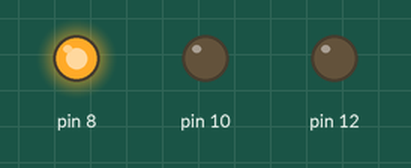
Recording of a sketch running on a simulated Arduino Uno, built with avr-gcc and run on an emulated ATmega328P. Shown: output pins drawn as LEDs (lit = HIGH).

Above: at 2.5 s.
At 5.5 s:
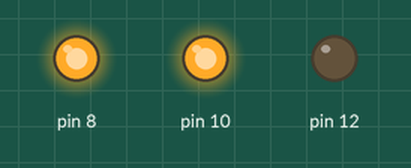
At 7.5 s:
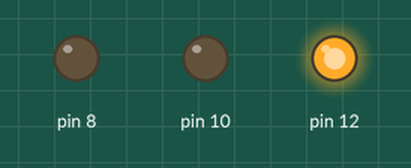
At 11.2 s:
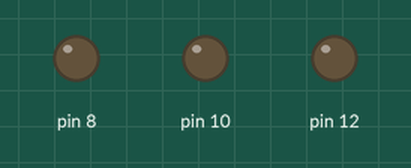
Timing chart, 0 to 15.6 s (numbered marks = the images above):
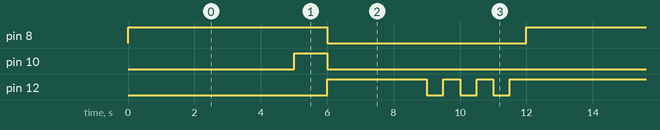

The sketch:

sketch_jan24a.ino
```cpp
void setup() {
  // put your setup code here, to run once:
pinMode(8, OUTPUT);
pinMode (10, OUTPUT);
pinMode(12, OUTPUT);
}

void loop() {
  // put your main code here, to run repeatedly:
digitalWrite(8, HIGH);
delay(5000);
digitalWrite(10,HIGH);
delay(1000);
digitalWrite(8,LOW);
digitalWrite(10,LOW);
digitalWrite(12,HIGH);
delay(3000);
for(int i=0; i<3; i=i+1)
{
  digitalWrite(12,LOW);
  delay(500);
  digitalWrite(12, HIGH);
  delay(500);
}
}
```

Measured:
- by itself, pin 8: alternates HIGH for 6.0 s and LOW for 6.0 s
- by itself, pin 10: alternates HIGH for 1.0 s and LOW for 11.0 s
- by itself, pin 12: repeats every 12.0 s: 2 × (LOW 0.50 s, HIGH 0.50 s), LOW 0.50 s, HIGH 9.5 s
